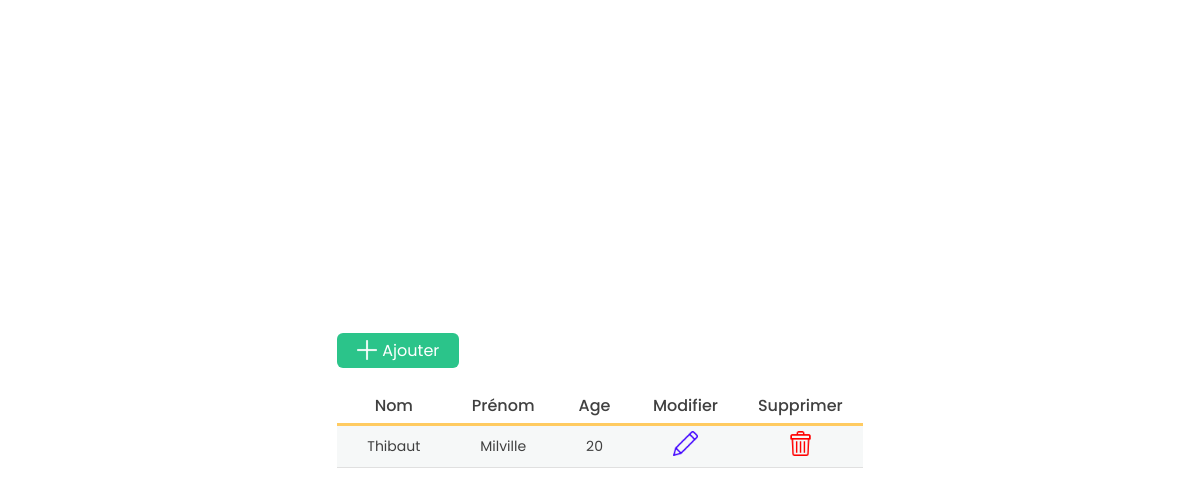
Before: / with the older database file.
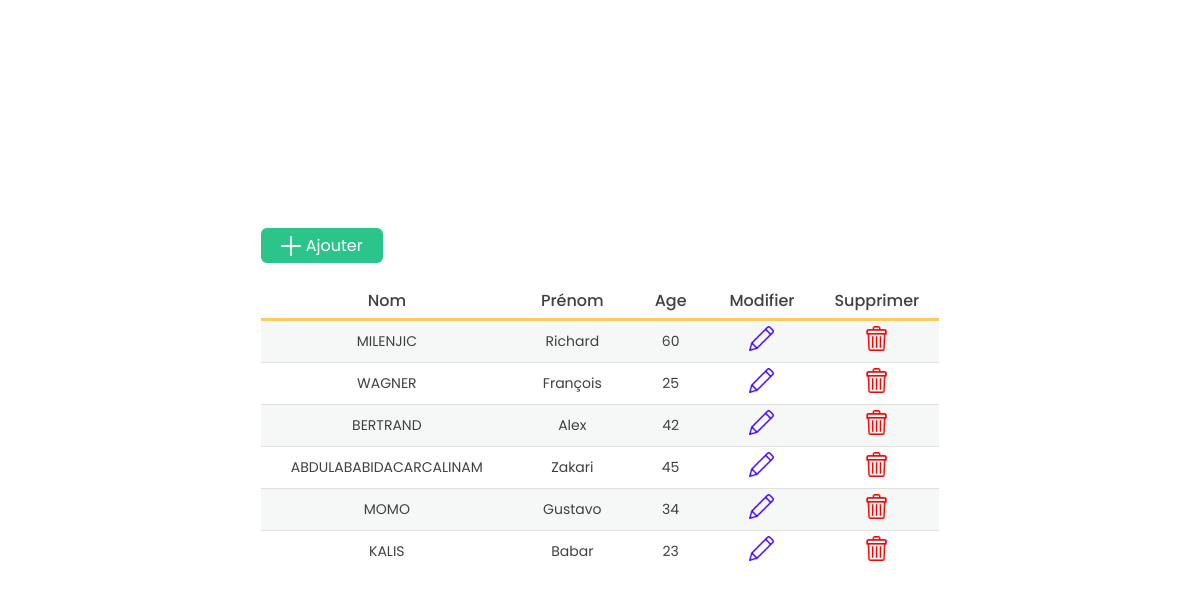
After: the same page with the newer database file.
### tables this page shows
CREATE TABLE `employe` (
  `id` int(8) NOT NULL,
  `nom` varchar(255) NOT NULL,
  `prenom` varchar(255) NOT NULL,
  `age` int(3) NOT NULL
);

### index.php (the view, shortened to what this page needs)
<!DOCTYPE html>
<html lang="en">
<head>
    <link rel="stylesheet" href="style.css">
</head>
<body>
    <div class="container">
        <a href="ajouter.php" class="btn_add"><img src="images/plus.png">Ajouter</a>
        <table>
            <tr id="items">
                <th>Nom</th>
                <th>Prénom</th>
                <th>Age</th>
                <th>Modifier</th>
                <th>Supprimer</th>
            </tr>
            <?php
                include_once("connexion.php");
                $req = mysqli_query($con, "SELECT * FROM employe");
                if(mysqli_num_rows($req) == 0){
                    echo "Il n'y a pas encore d'employés ajoutés !";
                }else{
                    while($row=mysqli_fetch_assoc($req)){
                        ?>
                        <tr>
                            <td><?=$row['nom']?></td>
                            <td><?=$row['prenom']?></td>
                            <td><?=$row['age']?></td>
                            <td><a href="modifier.php?id=<?=$row['id']?>"><img src="images/pen.png"></a></td>
                            <td><a href="supprimer.php?id=<?=$row['id']?>"><img src="images/trash.png"></a></td>
                        </tr>
                        <?php
                    }
                }
            ?>
        </table>
    </div>
</body>
</html>

### style.css (style rules this page uses)
* { margin: 0; padding: 0; box-sizing: border-box; font-family: 'Poppins', sans-serif; }
body { display: flex; align-items: center; justify-content: center; min-height: 100vh; position: relative; }
.btn_add { width: fit-content; margin-bottom: 20px; background-color: #2bc48a; padding: 5px 20px; color: #FFF; display: flex; align-items: center; text-align: 0; border-radius: 6px; text-decoration: 0; }
.btn_add img { margin-right: 5px; height: 20px; }
table { border-collapse: collapse; color: #404040; }
th { font-size: 16px; border-bottom: 3px solid #ffcb61; padding: 5px 20px; font-weight: 500; }
td { font-weight: 400; padding: 5px 30px; font-size: 14px; text-align: center; }
td img { height: 25px; }
tr:nth-child(2n) { background-color: #F6F8F8; }
tr:nth-child(2n) td { border-bottom: 1px solid #E0E0E0; border-top: 1px solid #E0E0E0; }

Changed rows visible on the page:
removed employe: nom "Thibaut", prenom "Milville", age "20"
added employe: nom "MILENJIC", prenom "Richard", age "60"
added employe: nom "WAGNER", prenom "François", age "25"
added employe: nom "BERTRAND", prenom "Alex", age "42"
added employe: nom "ABDULABABIDACARCALINAM", prenom "Zakari", age "45"
added employe: nom "MOMO", prenom "Gustavo", age "34"
added employe: nom "KALIS", prenom "Babar", age "23"
